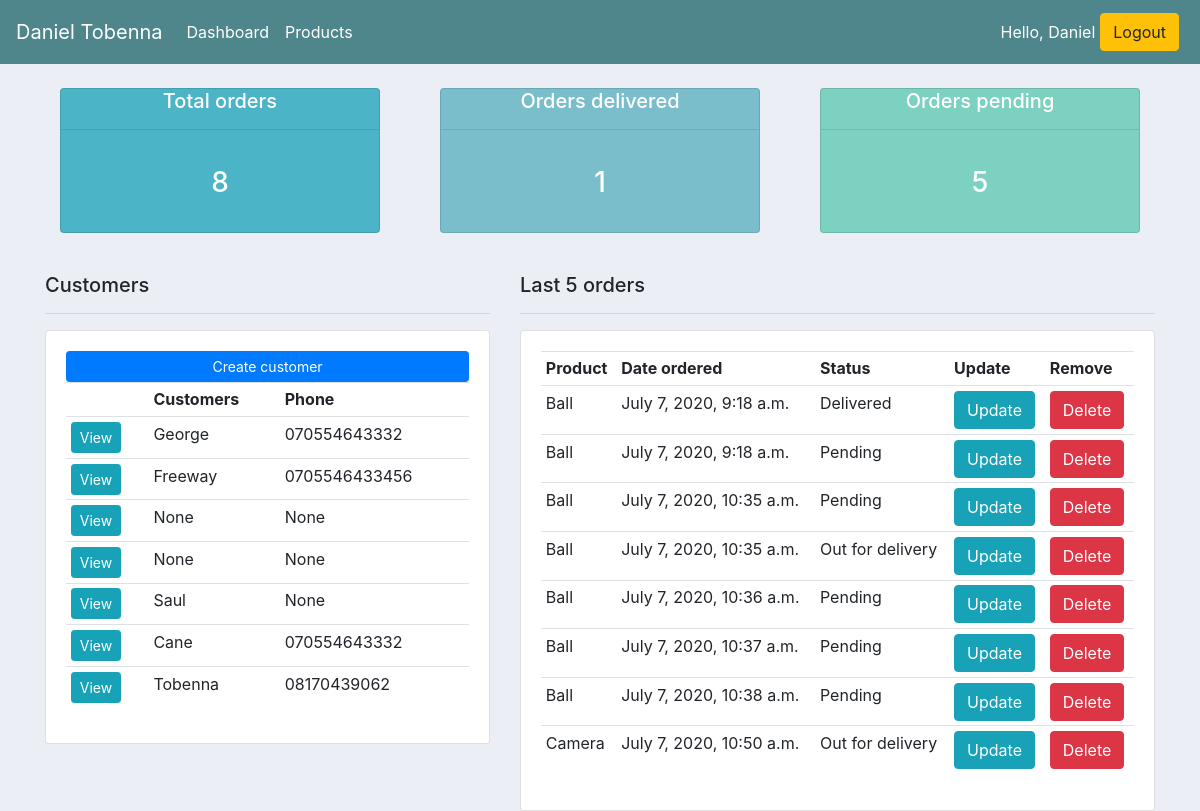
The app's page / (signed in) with its own data.
### accounts/models.py (models this page shows, shortened)
class Customer(models.Model):
	user= models.OneToOneField(User, null=True, on_delete=models.CASCADE)
	name= models.CharField(max_length=200, null=True)
	phone= models.CharField(max_length=200, null=True)
	email= models.CharField(max_length=200, null=True)
	profile_pic= models.ImageField(default='secret.jpg',null=True, blank=True)
	date_created= models.DateTimeField(auto_now_add=True, null=True)

class Order(models.Model):
	STATUS=(
		("Pending", "Pending"),
		("Out for delivery", "Out for delivery"),
		("Delivered", "Delivered"),
		)
	customer= models.ForeignKey(Customer, null=True, on_delete= models.SET_NULL)
	product=  models.ForeignKey(Product, null=True, on_delete= models.SET_NULL)
	status= models.CharField(max_length=200, null=True, choices=STATUS)
	date_created= models.DateTimeField(auto_now_add=True, null=True)

class Product(models.Model):
	CATEGORY= (
		('Indoor', 'Indoor'),
		('Outdoor', 'Outdoor'),
		)
	name= models.CharField(max_length=200, null=True)
	price= models.FloatField(null=True)
	category= models.CharField(max_length=200, null=True, choices=CATEGORY)
	description= models.CharField(max_length=200, null=True, blank=True)
	date_created= models.DateTimeField(auto_now_add=True, null=True)
	tags= models.ManyToManyField(Tag)
	def __str__(self):
		return self.name

### accounts/decorators.py (the view)
	def wrapper_func(request, *args, **kwargs):
		group= None
		if request.user.groups.exists():
			group= request.user.groups.all()[0].name
		if group == 'customer':
			return redirect('user_profile')
		if group == 'admin':
			return view_func(request, *args, **kwargs)

### accounts/views.py (called while the page is built)
@login_required(login_url='login')
@adminonly
def home(request):
	customers= Customer.objects.all()
	total_customers= customers.count()
	orders= Order.objects.all()
	total_orders= orders.count()
	delivered= orders.filter(status='Delivered').count()
	pending= orders.filter(status='Pending').count()
	context= {
		'pending': pending,
		'delivered': delivered,
		'total_orders': total_orders,
		'customers': customers,
		'orders': orders,
	}
	return render(request, "accounts/dashboard.html", context)

### accounts/templates/accounts/dashboard.html
{% extends 'accounts/base.html' %}
{% load static %}
{% block content %}
{% include 'accounts/status.html' %}
<br>
<div class="row">
	<div class="col-md-5">
		<h5>Customers</h5>
		<hr>
		<div class="card card-body">
			<a class="btn btn-primary btn-sm btn-block" href="">Create customer</a>
			<table class="table table-sm">
				<tr>
					<th></th>
					<th>Customers</th>
					<th>Phone</th>
				</tr>
				{% for customer in customers %}
				<tr>
					<td><a class="btn btn-sm btn-info" href="{% url 'customer' customer.id %}">View</a></td>
					<td>{{customer.name}}</td>
					<td>{{customer.phone}}</td>
				</tr>
				{% endfor %}
			</table>
		</div>
	</div>
	<div class="col-md-7">
		<h5>Last 5 orders</h5>
		<hr>
		<div class="card card-body">
			<table class="table table-sm">
				<tr>
					<th>Product</th>
					<th>Date ordered</th>
					<th>Status</th>
					<th>Update</th>
					<th>Remove</th>
				</tr>
				{% for order in orders %}
				<tr>
					<td>{{ order.product }}</td>
					<td>{{ order.date_created }}</td>
					<td>{{ order.status }}</td>
					<td><a class="btn btn-info" href="{% url 'update_order' order.id %}">Update</a></td>
					<td><a class="btn btn-danger" href="{% url 'delete_order' order.id %}">Delete</a></td>
				</tr>
				{% endfor %}
			</table>
		</div>
	</div>
</div>
{% endblock content %}

### accounts/templates/accounts/base.html (shortened to what this page needs)
<!DOCTYPE html>
<html>
<head>
	{% load static %}
	<link rel="stylesheet" href="https://stackpath.bootstrapcdn.com/bootstrap/4.4.1/css/bootstrap.min.css">
	<link rel="stylesheet" type="text/css" href="{% static 'css/main.css' %}">
</head>
<body>
	{% include 'accounts/navbar.html' %}
	<div class="container">
	{% block content %}
	{% endblock content %}
	</div>
</body>
</html>

### accounts/templates/accounts/navbar.html (shortened to what this page needs)
{% load static %}
<nav class="navbar navbar-expand-lg navbar-dark bg-dark">
  <a class="navbar-brand" href="{% url 'home' %}">Daniel Tobenna</a>
  <div class="collapse navbar-collapse" id="navbarSupportedContent">
    <ul class="navbar-nav mr-auto">
      {% if request.user.is_staff %}
      <li class="nav-item active">
        <a class="nav-link" href="{% url 'home' %}">Dashboard <span class="sr-only">(current)</span></a>
      </li>
      <li class="nav-item active">
        <a class="nav-link" href="{% url 'products' %}">Products </a>
      </li>
      {% else %}
      <li class="nav-item active">
        <a class="nav-link" href="{% url 'account_settings' %}">Settings </a>
      </li>
      {% endif %}
    </ul>
    <div class="form-inline my-2 my-lg-0">
      {% if request.user.is_authenticated %}
          <span style="color:#fff;">Hello, {{request.user}}</span>
          <a href="{% url 'logout' %}" class="btn btn-warning" style="margin: 5px;">Logout</a>
      {% else %}
          <a href="{% url 'register' %}" class="btn btn-success" style="margin: 5px;">Sign up!</a>
          <a href="{% url 'login' %}"class="btn btn-warning">Login!</a>
      {% endif %}
    </div>
  </div>
</nav>

### accounts/templates/accounts/status.html
<br>
<div class="row">
	<div class="col">
		<div class="col-md">
			<div class="card text-center text-white mb-3 " id="total-orders">
				<div class="card-headers" id="headers">
					<h5 class="card-title">Total orders</h5>
					<hr>
				</div>
				<div class="card-body">
					<h3 class="card-title">{{total_orders}}</h3>
				</div>
			</div>
	   </div>
	</div>
	<div class="col">
		<div class="col-md">
			<div class="card text-center text-white mb-3 " id="orders-delivered">
				<div class="card-headers">
					<h5 class="card-title">Orders delivered</h5>
					<hr>
				</div>
				<div class="card-body">
					<h3 class="card-title">{{delivered}}</h3>
				</div>
			</div>
	   </div>
	</div>
	<div class="col">
		<div class="col-md">
			<div class="card text-center text-white mb-3 " id="orders-pending">
				<div class="card-headers">
					<h5 class="card-title">Orders pending</h5>
					<hr>
				</div>
				<div class="card-body">
					<h3 class="card-title">{{pending}}</h3>
				</div>
			</div>
	   </div>
	</div>
</div>

### static/css/main.css (style rules this page uses)
.bg-dark { background-color: #4f868c!important; }
body { background-color: #ebeff5; }
#total-orders { background-color: #4cb4c7; }
#orders-delivered { background-color: #7abecc; }
#orders-pending { background-color: #7CD1C0; }

### records on screen
Customer: name "George", phone "070554643332"
Customer: name "Freeway", phone "0705546433456"
Customer: name "None", phone "None"
Customer: name "None", phone "None"
Customer: name "Saul", phone "None"
Customer: name "Cane", phone "070554643332"
Customer: name "Tobenna", phone "08170439062"
Order: product "Ball", date_created "July 7, 2020, 9:18 a.m.", status "Delivered"
Order: product "Ball", date_created "July 7, 2020, 9:18 a.m.", status "Pending"
Order: product "Ball", date_created "July 7, 2020, 10:35 a.m.", status "Pending"
Order: product "Ball", date_created "July 7, 2020, 10:35 a.m.", status "Out for delivery"
Order: product "Ball", date_created "July 7, 2020, 10:36 a.m.", status "Pending"
Order: product "Ball", date_created "July 7, 2020, 10:37 a.m.", status "Pending"
Order: product "Ball", date_created "July 7, 2020, 10:38 a.m.", status "Pending"
Order: product "Camera", date_created "July 7, 2020, 10:50 a.m.", status "Out for delivery"

### other values on screen
{{ request.user }} "Daniel"
{{ total_orders }} "8"
{{ delivered }} "1"
{{ pending }} "5"
